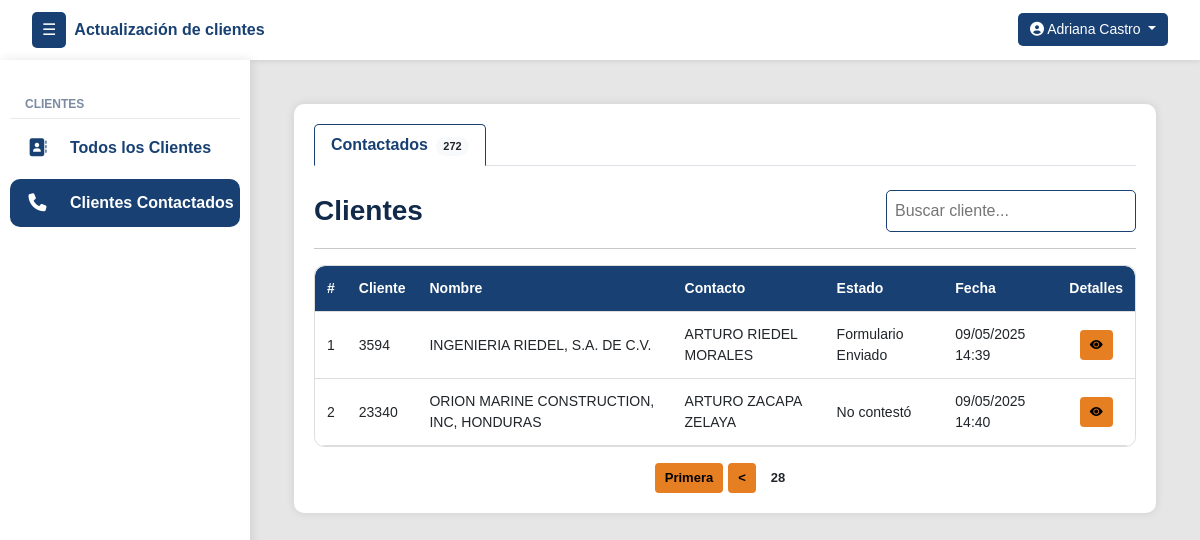
/clientes/contactados/?reportados=104 (signed in), run on an earlier commit of the app's database.
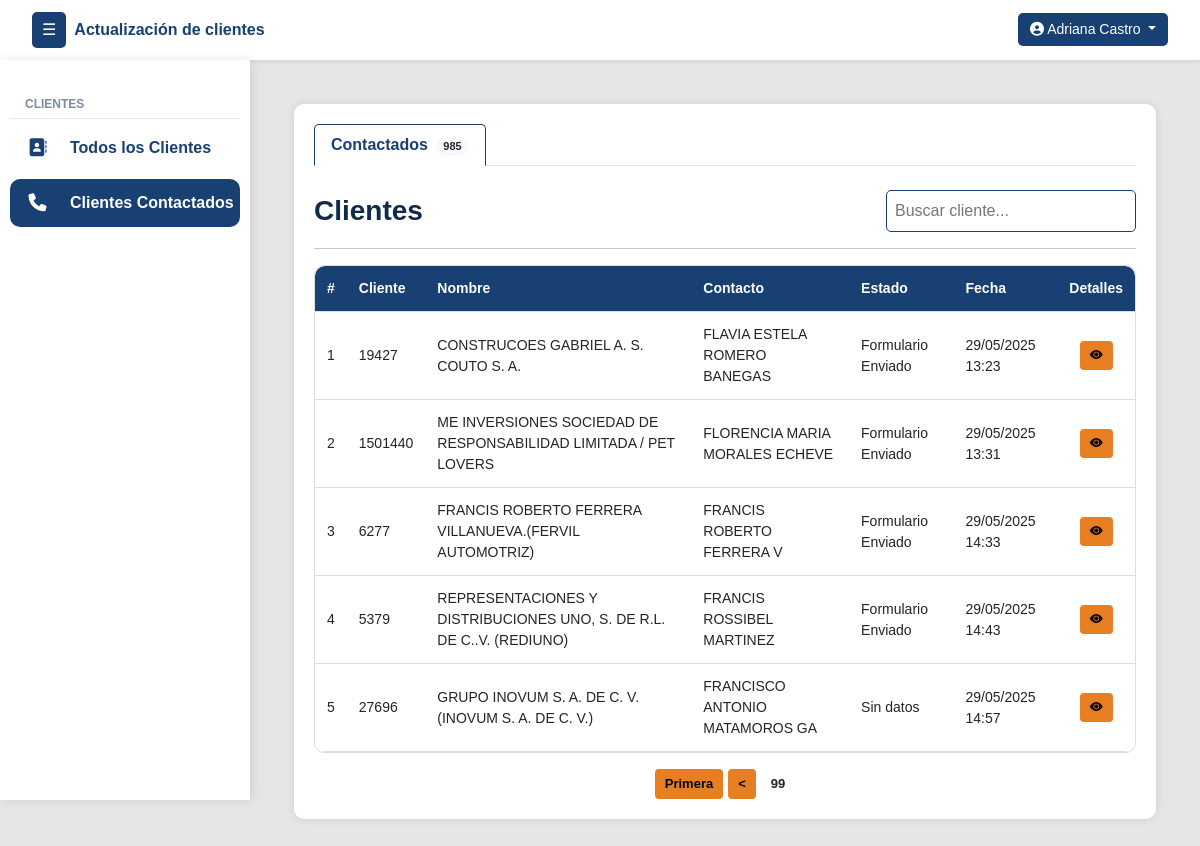
And on a later commit of the database.
### clientes/models.py (models this page shows, shortened)
class Cliente(models.Model):
    numero_cliente = models.CharField(max_length=50, unique=True)
    nombre_cliente = models.CharField(max_length=255)
    contacto_cliente = models.CharField(max_length=255)
    contacto_cargo = models.CharField(max_length=100, null=True, blank=True)
    telefono_cliente = models.CharField(max_length=50, null=True, blank=True)
    telefono_dos = models.CharField(max_length=50, null=True, blank=True)
    direccion = models.CharField(max_length=255, null=True, blank=True)
    correo = models.CharField(max_length=254, null=True, blank=True)
    estado_actual = models.ForeignKey(EstadoReporte, on_delete=models.SET_NULL, null=True, blank=True, default=1)
    asignado_inicial = models.ForeignKey(User, on_delete=models.SET_NULL, null=True, blank=True, related_name='clientes_asignados_inicialmente')
    asignado_usuario = models.ForeignKey(User, on_delete=models.SET_NULL, null=True, blank=True, related_name='clientes_asignados')
    veces_contactado = models.PositiveIntegerField(default=0)
    sin_contestar = models.PositiveIntegerField(default=0)
    formulario_sin_contestar = models.PositiveIntegerField(default=0)
    ultima_llamada_no_contesto = models.DateTimeField(null=True, blank=True)
    ultimo_envio_formulario = models.DateTimeField(null=True, blank=True)

class EstadoReporte(models.Model):
    nombre = models.CharField(max_length=100, unique=True)
    creado_por = models.ForeignKey(User, on_delete=models.SET_NULL, null=True, blank=True)
    creado_en = models.DateTimeField(auto_now_add=True)
    estado = models.CharField(max_length=50, choices=[('activo', 'Activo'), ('inactivo', 'Inactivo')])
    intentos = models.PositiveIntegerField(default=0)
    genera_movimiento = models.BooleanField(default=True)

class HistorialEstadoSinMovimiento(models.Model):
    cliente = models.ForeignKey(Cliente, on_delete=models.CASCADE, related_name='historial_sin_movimiento')
    estado = models.ForeignKey(EstadoReporte, on_delete=models.SET_NULL, null=True)
    actualizado_por = models.ForeignKey(User, on_delete=models.SET_NULL, null=True)
    actualizado_por_admin = models.ForeignKey(User, on_delete=models.SET_NULL, null=True, blank=True, related_name='historial_admin')
    nota = models.CharField(max_length=500, blank=True)
    fecha_hora = models.DateTimeField(auto_now_add=True)
    genera_movimiento = models.BooleanField(default=False)

### clientes/views.py (the view)
# urls.py: path('clientes/contactados/', vistasClientes.clientes_reportados, name='clientes_reportados'),
@login_required
def clientes_reportados(request):
    user = request.user
    grupos = user.groups.values_list('name', flat=True)
    search_query = request.GET.get('q', '').strip()
    clientes_reportados_query = Cliente.objects.filter(
        Q(Exists(MovimientoEstado.objects.filter(cliente=OuterRef('pk')))) |
        Q(Exists(HistorialEstadoSinMovimiento.objects.filter(cliente=OuterRef('pk'))))
    ).prefetch_related(
        'movimientos__notas',
        'historial_sin_movimiento',
        'asignado_usuario',
        'asignado_inicial',
        'estado_actual'
    ).annotate(
        ultima_fecha=Max(
            Case(
                When(movimientos__fecha_hora__isnull=False, then='movimientos__fecha_hora'),
                default=Value(None),
                output_field=DateTimeField()
            )
        )
    )
    if "super_admin" in grupos or "admin_group" in grupos:
        clientes_filtrados = clientes_reportados_query
    elif "estandar_group" in grupos:
        clientes_filtrados = clientes_reportados_query.filter(
            asignado_inicial=user
        ).distinct()
    elif "colector_group" in grupos:
        clientes_filtrados = clientes_reportados_query.filter(
            Q(movimientos__actualizado_por=user) |
            Q(historial_sin_movimiento__actualizado_por=user)
        ).distinct()
    else:
        messages.error(request, "Acceso no permitido.")
        return redirect("inicio")
    if search_query:
        clientes_filtrados = clientes_filtrados.filter(
            Q(nombre_cliente__icontains=search_query) |
            Q(numero_cliente__icontains=search_query) |
            Q(contacto_cliente__icontains=search_query)
        )
    clientes_filtrados = clientes_filtrados.order_by('-ultima_fecha')
    clientes_paginados = paginar_queryset(request, clientes_filtrados, 'reportados')
    for cliente in clientes_paginados:
        movimientos_normales = [
            {"obj": m, "tipo": "con_movimiento"} for m in cliente.movimientos.all()
        ]
        movimientos_historial = [
            {"obj": h, "tipo": "sin_movimiento"}
            for h in cliente.historial_sin_movimiento.all()
            if not h.genera_movimiento
        ]
        todos_movimientos = sorted(
            movimientos_normales + movimientos_historial,
            key=lambda x: x["obj"].fecha_hora,
            reverse=True
        )
        movimientos_sin_admin = [
            m for m in todos_movimientos
            if getattr(m["obj"], "actualizado_por_admin", None) is None
        ]
        cliente.todos_los_movimientos = todos_movimientos
        cliente.movimientos_sin_admin = movimientos_sin_admin
        cliente.ultimo_movimiento = cliente.movimientos.order_by('-fecha_hora').first()
        cliente.reportado_por = (
            cliente.todos_los_movimientos[0]["obj"].actualizado_por
            if cliente.todos_los_movimientos else None
        )
    return render(request, 'clientes/clientes_reportados.html', {
        "clientes": clientes_paginados,
        "view_type": "reportados",
        "search_query": search_query,
        "count_reportados": clientes_filtrados.count(),
    })

### UpdateTracker/templatetags/group_filters.py (called while the page is built)
@register.filter(name='has_group')
def has_group(user, group_name):
    return user.groups.filter(name=group_name).exists()

### clientes/views.py (called while the page is built)
def paginar_queryset(request, queryset, param, por_pagina=10):
    paginator = Paginator(queryset, por_pagina)
    pagina = request.GET.get(param)
    return paginator.get_page(pagina)

### templates/clientes/clientes_reportados.html (shortened to what this page needs)
{% extends 'layout/layout.html' %}
{% block content %}
<div class="container">
    <ul class="nav nav-tabs" id="clienteTabs" role="tablist">
        <li class="nav-item" role="presentation">
            <a class="nav-link {% if view_type == 'reportados' %}active{% endif %}" id="reportados-tab" href="{% url 'clientes_reportados' %}" role="tab" aria-controls="reportados" aria-selected="true">
                Contactados <span class="badge rounded-pill bg-light text-dark ms-1" id="countreportados">{{ count_reportados }}</span>
            </a>
        </li>
    </ul>
    <div class="tab-content mt-4" id="clienteTabsContent">
        {% if view_type == 'reportados' %}
        <div class="tab-pane fade show active" id="reportados" role="tabpanel" aria-labelledby="reportados-tab">
            <div class="d-flex justify-content-between align-items-center mb-3">
                <h3 class="mb-0">Clientes</h3>
                <form method="get" class="d-flex" style="gap: 10px;">
                    <input type="text" name="q" id="searchInputReportados" class="search-box"
                           placeholder="Buscar cliente..."
                           value="{{ search_query|default:'' }}"
                           autocomplete="off">
                </form>
            </div>
            <hr>
            <div class="table-responsive">
                <table class="styled-table" id="tablaReportados">
                    <thead>
                        <tr>
                            <th>#</th>
                            <th>Cliente</th>
                            <th>Nombre</th>
                            <th>Contacto</th>
                            <th>Estado</th>
                            <th>Fecha</th>
                            <th>Detalles</th>
                        </tr>
                    </thead>
                    <tbody>
                        {% for cliente in clientes %}
                        <tr>
                            <td>{{ forloop.counter }}</td>
                            <td>{{ cliente.numero_cliente }}</td>
                            <td>{{ cliente.nombre_cliente }}</td>
                            <td>{{ cliente.contacto_cliente }}</td>
                            <td>{{ cliente.estado_actual.nombre }}</td>
                            <td>
                                {% if cliente.todos_los_movimientos %}
                                    {{ cliente.todos_los_movimientos.0.obj.fecha_hora|date:"d/m/Y H:i" }}
                                {% else %}
                                    -
                                {% endif %}
                            </td>
                            <td class="text-center">
                                <button class="btn btn-sm btn-reportar"
                                        data-bs-toggle="modal"
                                        data-bs-target="#modalDetalle{{ cliente.id }}">
                                    <i class="bi bi-eye-fill"></i>
                                </button>
                            </td>
                        </tr>
                        {% empty %}
                        <tr>
                            <td colspan="8" class="text-center">No hay clientes reportados.</td>
                        </tr>
                        {% endfor %}
                    </tbody>
                </table>
            </div>
            {% if clientes.has_other_pages %}
            <div class="pagination mt-3">
                {% if clientes.number > 1 %}
                    <a href="?reportados=1{% if search_query %}&q={{ search_query }}{% endif %}" class="btn btn-sm btn-reportar">Primera</a>
                    <a href="?reportados={{ clientes.previous_page_number }}{% if search_query %}&q={{ search_query }}{% endif %}" class="btn btn-sm btn-reportar">&lt;</a>
                {% endif %}
                <span class="btn btn-sm btn-reportar active">{{ clientes.number }}</span>
            </div>
            {% endif %}
        </div>
        {% endif %}
    </div>
</div>
{% endblock %}

What changed in the data, as far as the page shows it:
no longer on this page (row unchanged): Cliente: numero_cliente "3594", nombre_cliente "INGENIERIA RIEDEL, S.A. DE C.V.", contacto_cliente "ARTURO RIEDEL MORALES", estado_actual.nombre "Formulario Enviado", todos_los_movimientos.0.obj.fecha_hora "09/05/2025 14:39"
no longer on this page (row unchanged): Cliente: numero_cliente "23340", nombre_cliente "ORION MARINE CONSTRUCTION, INC, HONDURAS", contacto_cliente "ARTURO ZACAPA ZELAYA", estado_actual.nombre "No contestó", todos_los_movimientos.0.obj.fecha_hora "09/05/2025 14:40"
now on this page (row edited): Cliente: numero_cliente "19427", nombre_cliente "CONSTRUCOES GABRIEL A. S. COUTO S. A.", contacto_cliente "FLAVIA ESTELA ROMERO BANEGAS", estado_actual.nombre "Formulario Enviado", todos_los_movimientos.0.obj.fecha_hora "29/05/2025 13:23"
now on this page (row edited): Cliente: numero_cliente "1501440", nombre_cliente "ME INVERSIONES SOCIEDAD DE RESPONSABILIDAD LIMITADA / PET LOVERS", contacto_cliente "FLORENCIA MARIA MORALES ECHEVE", estado_actual.nombre "Formulario Enviado", todos_los_movimientos.0.obj.fecha_hora "29/05/2025 13:31"
now on this page (row edited): Cliente: numero_cliente "6277", nombre_cliente "FRANCIS ROBERTO FERRERA VILLANUEVA.(FERVIL AUTOMOTRIZ)", contacto_cliente "FRANCIS ROBERTO FERRERA V", estado_actual.nombre "Formulario Enviado", todos_los_movimientos.0.obj.fecha_hora "29/05/2025 14:33"
now on this page (row edited): Cliente: numero_cliente "5379", nombre_cliente "REPRESENTACIONES Y DISTRIBUCIONES UNO, S. DE R.L. DE C..V. (REDIUNO)", contacto_cliente "FRANCIS ROSSIBEL MARTINEZ", estado_actual.nombre "Formulario Enviado", todos_los_movimientos.0.obj.fecha_hora "29/05/2025 14:43"
now on this page (row edited): Cliente: numero_cliente "27696", nombre_cliente "GRUPO INOVUM S. A. DE C. V. (INOVUM S. A. DE C. V.)", contacto_cliente "FRANCISCO ANTONIO MATAMOROS GA", estado_actual.nombre "Sin datos", todos_los_movimientos.0.obj.fecha_hora "29/05/2025 14:57"
Also different on the page:
{{ count_reportados }}: "272" → "985"
{{ clientes.number }}: "28" → "99"
